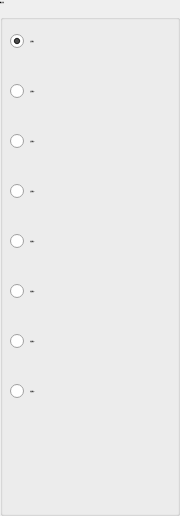
           <widget class="QGroupBox" name="groupBoxInModule">
            <property name="sizePolicy">
             <sizepolicy hsizetype="Fixed" vsizetype="Preferred">
              <horstretch>0</horstretch>
              <verstretch>0</verstretch>
             </sizepolicy>
            </property>
            <property name="minimumSize">
             <size>
              <width>180</width>
              <height>0</height>
             </size>
            </property>
            <property name="maximumSize">
             <size>
              <width>180</width>
              <height>16777215</height>
             </size>
            </property>
            <property name="font">
             <font>
              <family>微软雅黑</family>
              <pointsize>-1</pointsize>
              <weight>50</weight>
              <italic>false</italic>
              <bold>false</bold>
             </font>
            </property>
            <property name="title">
             <string>模块选择</string>
            </property>
            <layout class="QVBoxLayout" name="verticalLayoutInModule">
             <property name="spacing">
              <number>0</number>
             </property>
             <property name="margin">
              <number>7</number>
             </property>
             <item>
              <widget class="xRadioButton" name="radioIMain">
               <property name="minimumSize">
                <size>
                 <width>160</width>
                 <height>50</height>
                </size>
               </property>
               <property name="maximumSize">
                <size>
                 <width>16777215</width>
                 <height>50</height>
                </size>
               </property>
               <property name="font">
                <font>
                 <family>微软雅黑</family>
                 <pointsize>-1</pointsize>
                 <weight>50</weight>
                 <italic>false</italic>
                 <bold>false</bold>
                </font>
               </property>
               <property name="focusPolicy">
                <enum>Qt::NoFocus</enum>
               </property>
               <property name="text">
                <string>主控模块</string>
               </property>
               <property name="checked">
                <bool>true</bool>
               </property>
              </widget>
             </item>
             <item>
              <widget class="xRadioButton" name="radioIMain_2">
               <property name="minimumSize">
                <size>
                 <width>160</width>
                 <height>50</height>
                </size>
               </property>
               <property name="maximumSize">
                <size>
                 <width>16777215</width>
                 <height>50</height>
                </size>
               </property>
               <property name="font">
                <font>
                 <family>微软雅黑</family>
                 <pointsize>-1</pointsize>
                 <weight>50</weight>
                 <italic>false</italic>
                 <bold>false</bold>
                </font>
               </property>
               <property name="focusPolicy">
                <enum>Qt::NoFocus</enum>
               </property>
               <property name="text">
                <string>主控模块2</string>
               </property>
               <property name="checked">
                <bool>false</bool>
               </property>
              </widget>
             </item>
             <item>
              <widget class="xRadioButton" name="radioIMain_3">
               <property name="minimumSize">
                <size>
                 <width>160</width>
                 <height>50</height>
                </size>
               </property>
               <property name="maximumSize">
                <size>
                 <width>16777215</width>
                 <height>50</height>
                </size>
               </property>
               <property name="font">
                <font>
                 <family>微软雅黑</family>
                 <pointsize>-1</pointsize>
                 <weight>50</weight>
                 <italic>false</italic>
                 <bold>false</bold>
                </font>
               </property>
               <property name="focusPolicy">
                <enum>Qt::NoFocus</enum>
               </property>
               <property name="text">
                <string>主控模块3</string>
               </property>
               <property name="checked">
                <bool>false</bool>
               </property>
              </widget>
             </item>
             <item>
              <widget class="xRadioButton" name="radioIMain_4">
               <property name="minimumSize">
                <size>
                 <width>160</width>
                 <height>50</height>
                </size>
               </property>
               <property name="maximumSize">
                <size>
                 <width>16777215</width>
                 <height>50</height>
                </size>
               </property>
               <property name="font">
                <font>
                 <family>微软雅黑</family>
                 <pointsize>-1</pointsize>
                 <weight>50</weight>
                 <italic>false</italic>
                 <bold>false</bold>
                </font>
               </property>
               <property name="focusPolicy">
                <enum>Qt::NoFocus</enum>
               </property>
               <property name="text">
                <string>主控模块4</string>
               </property>
               <property name="checked">
                <bool>false</bool>
               </property>
              </widget>
             </item>
             <item>
              <widget class="xRadioButton" name="radioIM1">
               <property name="minimumSize">
                <size>
                 <width>160</width>
                 <height>50</height>
                </size>
               </property>
               <property name="maximumSize">
                <size>
                 <width>16777215</width>
                 <height>50</height>
                </size>
               </property>
               <property name="font">
                <font>
                 <family>微软雅黑</family>
                 <pointsize>-1</pointsize>
                 <weight>50</weight>
                 <italic>false</italic>
                 <bold>false</bold>
                </font>
               </property>
               <property name="focusPolicy">
                <enum>Qt::NoFocus</enum>
               </property>
               <property name="text">
                <string>扩展模块1</string>
               </property>
               <property name="checked">
                <bool>false</bool>
               </property>
              </widget>
             </item>
             <item>
              <widget class="xRadioButton" name="radioIM2">
               <property name="minimumSize">
                <size>
                 <width>160</width>
                 <height>50</height>
                </size>
               </property>
               <property name="maximumSize">
                <size>
                 <width>16777215</width>
                 <height>50</height>
                </size>
               </property>
               <property name="font">
                <font>
                 <family>微软雅黑</family>
                 <pointsize>-1</pointsize>
                 <weight>50</weight>
                 <italic>false</italic>
                 <bold>false</bold>
                </font>
               </property>
               <property name="focusPolicy">
                <enum>Qt::NoFocus</enum>
               </property>
               <property name="text">
                <string>扩展模块2</string>
               </property>
               <property name="checked">
                <bool>false</bool>
               </property>
              </widget>
             </item>
             <item>
              <widget class="xRadioButton" name="radioIM3">
               <property name="minimumSize">
                <size>
                 <width>160</width>
                 <height>50</height>
                </size>
               </property>
               <property name="maximumSize">
                <size>
                 <width>16777215</width>
                 <height>50</height>
                </size>
               </property>
               <property name="font">
                <font>
                 <family>微软雅黑</family>
                 <pointsize>-1</pointsize>
                 <weight>50</weight>
                 <italic>false</italic>
                 <bold>false</bold>
                </font>
               </property>
               <property name="focusPolicy">
                <enum>Qt::NoFocus</enum>
               </property>
               <property name="text">
                <string>扩展模块3</string>
               </property>
              </widget>
             </item>
             <item>
              <widget class="xRadioButton" name="radioIM4">
               <property name="minimumSize">
                <size>
                 <width>160</width>
                 <height>50</height>
                </size>
               </property>
               <property name="maximumSize">
                <size>
                 <width>16777215</width>
                 <height>50</height>
                </size>
               </property>
               <property name="font">
                <font>
                 <family>微软雅黑</family>
                 <pointsize>-1</pointsize>
                 <weight>50</weight>
                 <italic>false</italic>
                 <bold>false</bold>
                </font>
               </property>
               <property name="focusPolicy">
                <enum>Qt::NoFocus</enum>
               </property>
               <property name="text">
                <string>扩展模块4</string>
               </property>
              </widget>
             </item>
             <item>
              <spacer name="verticalSpacerImSel">
               <property name="orientation">
                <enum>Qt::Vertical</enum>
               </property>
               <property name="sizeType">
                <enum>QSizePolicy::Expanding</enum>
               </property>
               <property name="sizeHint" stdset="0">
                <size>
                 <width>20</width>
                 <height>90</height>
                </size>
               </property>
              </spacer>
             </item>
            </layout>
           </widget>
